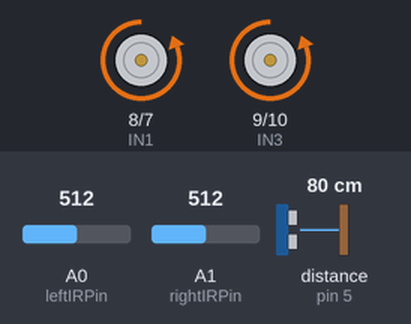
Simulated run of this sketch. Board: Arduino Uno, built with avr-gcc and run on an emulated ATmega328P. Shown: motor-driver pin pairs drawn as motors (green arrow = first pin HIGH = forward, orange = second pin HIGH = backward, longer = more drive, scaled by the enable pin). Wiring (inferred from the names in the program): ultrasonic range finder: trigger pin 4; echo pin 5. The inputs (shaded band) are chosen by the test bench; at power-on: distance to the obstacle (sensor on pin 5) 80 cm, A0 (leftIRPin) = 512, A1 (rightIRPin) = 512. The echo pulse lasts 58.3 µs per cm.

Above: at 6.2 s.
6.3 s: distance to the obstacle (sensor on pin 5) set to 91 cm
At 7.5 s:
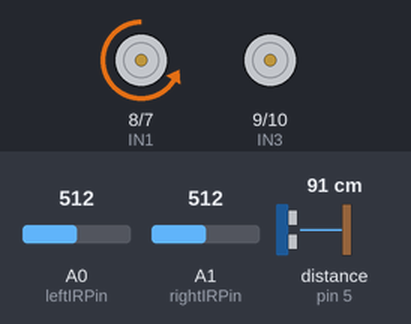
7.8 s: A0 (leftIRPin) set to 411
9.3 s: A0 (leftIRPin) set to 381
At 9.8 s:
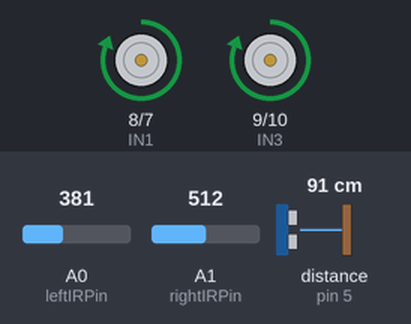
10.8 s: distance to the obstacle (sensor on pin 5) set to 2 cm
At 11.9 s:
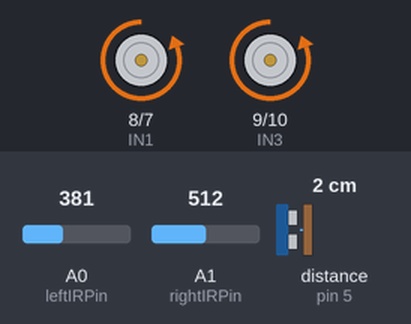
12.3 s: distance to the obstacle (sensor on pin 5) set to 120 cm
At 13.3 s:
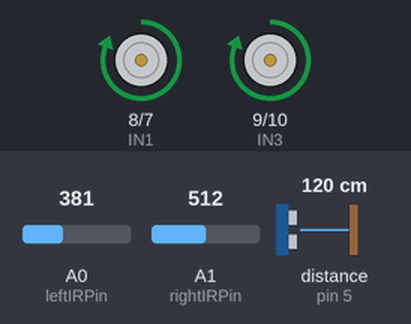
13.8 s: distance to the obstacle (sensor on pin 5) set to 4 cm
At 14.5 s:
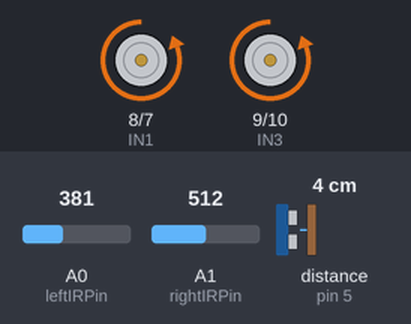
Timing chart, 0 to 16.3 s (numbered marks = the images above; inputs shaded):
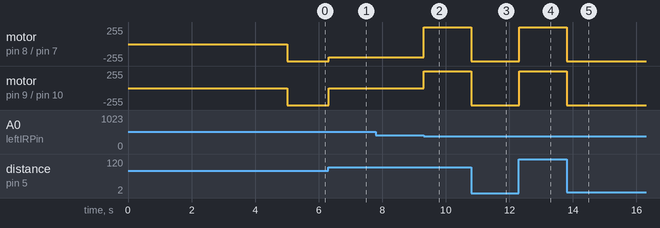

Measured:
- the behaviour switches between 88 and 89 cm on distance to the obstacle (sensor on pin 5) (found by bisection; images 0 and 1)
- the behaviour switches between 400 and 399 on A0 (leftIRPin) (found by bisection; images 1 and 2)
- after the input at 6.3 s, motor on pin 8 (IN1) / pin 7 (IN2): backward 255/255 → backward 200/255 at once; motor on pin 9 (IN3) / pin 10 (IN4): backward 255/255 → stopped at once
- after the input at 7.8 s, every drawn part: stays the same
- after the input at 9.3 s, motor on pin 8 (IN1) / pin 7 (IN2): backward 200/255 → forward 255/255 at once; motor on pin 9 (IN3) / pin 10 (IN4): stopped → forward 255/255 at once
- after the input at 10.8 s, motor on pin 8 (IN1) / pin 7 (IN2), motor on pin 9 (IN3) / pin 10 (IN4): forward 255/255 → backward 255/255 at once
- after the input at 12.3 s, motor on pin 8 (IN1) / pin 7 (IN2), motor on pin 9 (IN3) / pin 10 (IN4): backward 255/255 → forward 255/255 at once
- after the input at 13.8 s, motor on pin 8 (IN1) / pin 7 (IN2), motor on pin 9 (IN3) / pin 10 (IN4): forward 255/255 → backward 255/255 at once

The sketch:

MatchaBot.ino
```cpp
//Edge Sensors
#define leftIRPin A0   //They use analog pins.
#define rightIRPin A1  //
//Ultrasonic Sensors
#define triggerPin 4  //Trigger uses digital pin.
#define echoPin 5     //Echo uses digital pin.
//Motors
#define ENA 6   //Left Side -- Enablers use PWM pins.
#define IN1 8   //IN's use digital pins.
#define IN2 7   //
#define IN3 9   //Right Side.
#define IN4 10  //
#define ENB 11  //
//Other constants
#define INITIAL_DELAY 5000       //Milliseconds. *Standard delay for Mini Sumobot matches is 5000 ms.
#define MAX_PULSE_DURATION 5600  //Microseconds.
#define SOUND_SPEED 0.0343       //Cm per microsecond.
#define COLOUR_THRESHOLD 400     //Value that represents the threshold between what's considered white and black.

#define FORWARD 1                  //Directions values are arbitrary, but add to/represent HIGH/true (1), or LOW/false (0).
#define BACKWARDS 0                //More on that on the setMotors() and setMotorsSpin() methods.
#define CLOCKWISE 1                //
#define COUNTERCLOCKWISE 0         //
int standardRotation = CLOCKWISE;  //Set this direction based on the opponent. If the opp moves CW, go CCW and vice-versa.

//Variables
//*Explanation for the use of arrays in the updateUSValues() and updateIRValues() methods
const byte IRArraySize = 2;     //Amount of values desired to get an average.
int leftIRArray[IRArraySize];   //Stores values read by the left IR Sensor.
int rightIRArray[IRArraySize];  //Stores values read by the right IR Sensor.
float leftIRAverage = 0;        //Stores an average of the values in the left IR array.
float rightIRAverage = 0;       //Stores an average of the values in the right IR array.

const byte USArraySize = 2;  //Amount of values desired to perform the sum.
float USArray[USArraySize];  //Stores values read by the US Sensor.
float USValuesSum = 0;       //Stores the sum of all values in the US array.

byte i = 0;  //Iterates over the elements of the IR arrays.
byte j = 0;  //Iterates over the elements of the US array.

//SETUP & LOOP BELOW
//////////////////////////////////////////////////////////////////////////////
void setup() {
  //Start countdown for initial delay
  long matchStart = millis();

  //Enable Edge Sensors && Populate IR arrays and get averages
  for (byte k = 0; k < IRArraySize; k++) {
    leftIRArray[k] = analogRead(leftIRPin);
    rightIRArray[k] = analogRead(rightIRPin);

    leftIRAverage += leftIRArray[k];
    rightIRAverage += rightIRArray[k];
  }
  leftIRAverage /= IRArraySize;
  rightIRAverage /= IRArraySize;

  //Enable Ultrasonic Sensors
  pinMode(triggerPin, OUTPUT);
  pinMode(echoPin, INPUT);
  //Populate US array and get sum of values
  for (byte k = 0; k < USArraySize; k++) {
    USArray[k] = getOppDistance();
    USValuesSum += USArray[k];
  }

  //Enable Motors
  pinMode(ENA, OUTPUT);
  pinMode(IN1, OUTPUT);
  pinMode(IN2, OUTPUT);
  pinMode(IN3, OUTPUT);
  pinMode(IN4, OUTPUT);
  pinMode(ENB, OUTPUT);

  //Wait for match to begin
  while (millis() - matchStart <= INITIAL_DELAY) {
    // do nothing
  }

  //First Moves -- Opponent dependand, enable with care.
  // attackFromSide();
  // blindAttack();
  // extraDelay(1000);
}

void loop() {
  if (oppFound()) {
    attack();
  } else if (leftIROnEdge()) {
    reverse();
    standardRotation = CLOCKWISE;
  } else if (rightIROnEdge()) {
    reverse();
    standardRotation = COUNTERCLOCKWISE;
  } else {
    revolutionSearch(200, 0);
  }
  updateIRValues();
}

//METHODS BELOW
///////////////////////////////////////////////////////////////////////////////

//Turns the bot to one side and move it out of the opponent's way before they reach it. Then, it turns to the opposite direction to find the opponent and push them from the side.
//* No need to change standardRotation after enabling this method!!! If opp moves CW, keep going CCW and vice-versa.
//* The bot will move on the opposite direction in relation to standardRotation at first, but this method already takes into consideration that we do not want the opp facing our bot after evading.
void attackFromSide() {
  standardRotation = !standardRotation;
  while (oppFound()) {
    revolutionSearch(255, 0);
  }
  standardRotation = !standardRotation;
  move(FORWARD, 255, 255);
  long timer = millis();                             //Start of a timer.
  while (!oppFound() && (millis() - timer < 300)) {  // 300 is arbitrary, needs more testing
    //Do nothing
  }
  timer = millis();
  spinSearch(255);
  while (!oppFound() && (millis() - timer < 500)) {  // 500 is arbitraty, needs more testing
    //Do nothing
  }
}

//The purpose of this method is to just ram against opponents that are hard to find.
//For example, if they use some cloth to absorb our ultrasonic waves or they're hollow and our signal just goes through them.
void blindAttack() {
  while (true) {
    attack();
  }
}

//Just calls delay(delayAmount). It's sometimes beneficial to wait a bit longer before moving.
//This is the most risky of first moves. USE WITH CARE!
void extraDelay(int delayAmount) {
  delay(delayAmount);
}

//Moves forward at max speed.
void attack() {
  move(FORWARD, 255, 255);
}

//Moves back at max speed.
void reverse() {
  move(BACKWARDS, 255, 255);
}

//Stops the bot.
void stop() {
  move(FORWARD, 0, 0);
}

//Bot performs a revolution around a point in the arena while searching for the opponent.
//If only one speed is zero, it revolves around one wheel. If both speeds are same, it moves FORWARD at that speed.
//If highSpeed < lowSpeed, its revolution direction is the opposite of standardRotation.
void revolutionSearch(int highSpeed, int lowSpeed) {
  if (standardRotation == CLOCKWISE) {
    move(FORWARD, highSpeed, lowSpeed);
  } else {
    move(FORWARD, lowSpeed, highSpeed);
  }
}

//Bot spins around its own axis while searching for the opponent.
void spinSearch(int spinSpeed) {
  spin(standardRotation, spinSpeed);
}

//Rreturns true if there's an object within ~45 cm of distance.
//(distance depends on MAX_PULSE_DURATION).
bool oppFound() {
  updateUSValues();
  return USValuesSum > 0.1;
}

//Returns true if left IR sensor's average is below COLOUR_THRESHOLD.
//(i.e. if it sees white)
bool leftIROnEdge() {
  return leftIRAverage < COLOUR_THRESHOLD;
}

//Returns true if right IR sensor's average is below COLOUR_THRESHOLD.
//(i.e. if it sees white)
bool rightIROnEdge() {
  return rightIRAverage < COLOUR_THRESHOLD;
}

//Moves bot FORWARD or BACKWARDS if both wheels at same speed, and performs revolution when wheels at different speeds.
void move(int direction, int leftSpeed, int rightSpeed) {
  setMotors(direction);
  analogWrite(ENA, leftSpeed);
  analogWrite(ENB, rightSpeed);
}

//Spins bot around its own axis in CLOCKWISE or COUNTERCLOCKWISE direction, with both wheels at the same speed but opposite direction.
void spin(int rotationDirection, int speed) {
  setMotorsSpin(rotationDirection);
  analogWrite(ENA, speed);
  analogWrite(ENB, speed);
}

//Sets motors for the bot to move FORWARD or BACKWARDS.
void setMotors(int direction) {
  //When IN'S 1-4 are set to {0, 1, 0, 1} (respectively), the bot moves forward
  //When set to {1, 0, 1, 0}, the bot moves backwards
  digitalWrite(IN1, 1 - direction);
  digitalWrite(IN2, 0 + direction);
  digitalWrite(IN3, 1 - direction);
  digitalWrite(IN4, 0 + direction);
}

//Sets motors for the bot to spin CLOCKWISE or COUNTERCLOCKWISE.
void setMotorsSpin(int rotationDirection) {
  //When IN'S 1-4 are set to {0, 1, 1, 0} (respectively), the bot spins clockwise
  //When set to {1, 0, 0, 1}, the bot spins counterclockwise
  digitalWrite(IN1, 1 - rotationDirection);
  digitalWrite(IN2, 0 + rotationDirection);
  digitalWrite(IN3, 0 + rotationDirection);
  digitalWrite(IN4, 1 - rotationDirection);
}

//Updates the sum of distance values returned by getOppDistance().
//At any point this sum is greater than 0, consider there is an object within ~45 cm from the bot.
void updateUSValues() {
  //#NOTE 1
  //The reason for having a sum of values is because during testing we
  //discovered that every other value returned by the Ultrasonic Sensor
  //was a zero (more on that on the getOppDistance() method), even if the
  //opponent was still in front of it. This was causing our robot to move
  //towards the opponent in an arch, rather than in a straight line (because
  //it was shifting from attack mode to searching for the opp with every
  //other update of the main loop), so we'd often lose sight of the opp,
  //which gave them time to attack us first.
  //By making our attack rely on a sum of 2 or more values, we guarantee that
  //as long as there's a positive value in the array, we will consider the
  //opponent as found and attack. This ensures our code is not affected by
  //noise, and that made rushing toward the opp more reliable

  //#NOTE 2
  //Depending on the size of the array, taking the sum of all elements
  //every time the main code loops could take too long.
  //So what this method does is just replace the oldest value in the sum
  //with a new value, updating, then, USValuesSum

  j = j % (USArraySize);

  USValuesSum -= USArray[j];
  USArray[j] = getOppDistance();
  USValuesSum += USArray[j];

  j++;
}

//Updates the averages of values read by each QTR sensor.
//At any point this average of either is less than COLOUR_THRESHOLD, consider bot is at an edge.
void updateIRValues() {
  //#NOTE 1
  //The reason for having an average of values for each IR sensor is to
  //avoid fooling our code with noise. When using only 1 value, we noticed
  //that our robot would spontaneously reverse for no apparent reason, as if
  //it were on the edge, even if it wasn't. By relying the decision of reversing
  //onto an average of values, we now need more data and, therefore, take more
  //time to react to being on the edge, but we neutralize the problems of having
  //the robot act based on noise. Furthermroe, updating both averages takes less
  //than 1 ms, so it's a worth trade off

  //#NOTE 2
  //Depending on the size of the array, adding all elements in it and
  //taking the average every time the main code loops could take too long.
  //So what this method does is just replace the oldest value used to get
  //the average of each side with a new value, updating, then, both left
  //and right side averages

  i = i % (IRArraySize);

  leftIRAverage -= leftIRArray[i] / IRArraySize;
  leftIRArray[i] = analogRead(leftIRPin);
  leftIRAverage += leftIRArray[i] / IRArraySize;

  rightIRAverage -= rightIRArray[i] / IRArraySize;
  rightIRArray[i] = analogRead(rightIRPin);
  rightIRAverage += rightIRArray[i] / IRArraySize;

  i++;
}

//Returns the distance, in cm, of an object to the Ultrasonic sensor.
//Returns 0 if nothing in sensor range before MAX_PULSE_DURATION microseconds go by.
float getOppDistance() {
  unsigned long pulseDuration;  //Time it takes to emmit a pulse and receive it back in microsseconds.
  float distance;               //Distance, in cm, from the Ultrasonic sensor to an object.
  digitalWrite(triggerPin, HIGH);
  delayMicroseconds(10);
  digitalWrite(triggerPin, LOW);
  pulseDuration = pulseIn(echoPin, HIGH, MAX_PULSE_DURATION);
  distance = pulseDuration * SOUND_SPEED * 0.5;
  return distance;
}
```
